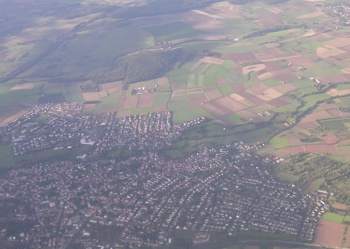
%> input picture p3/campo.ppm, 350 x 249 px
$ octave Ejercicio3.m   (GNU Octave 9; MATLAB toolbox functions it lacks are replaced by stand-ins)
%> lines starting %> are read from the running program, lines starting %| are printed output that depends on the picture
% Usa imadjust para aplicar la siguiente funci髇 de transferencia a la imagen campo.ppm:

A=imread('campo.ppm');
%> A is the input picture: size 249x350x3 uint8; mean R, G, B 139.5, 137.1, 148.1
A2 = imadjust(A, [110/255 190/255], [], 0.75);
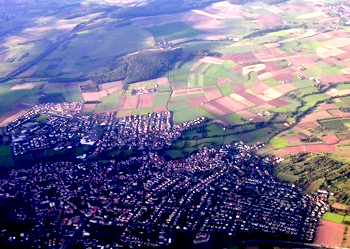
%> A2: size 249x350x3 uint8; mean R, G, B 112.8, 107.5, 140.4
figure, subplot(2,4,1),imshow(A), subplot(2,4,2),imhist(A(:,:,1)),title('Rojo'), subplot(2,4,3),imhist(A(:,:,2)),title('Verde'),subplot(2,4,4),imhist(A(:,:,3)),title('Azul');
subplot(2,4,5),imshow(A2), subplot(2,4,6),imhist(A2(:,:,1)), subplot(2,4,7),imhist(A2(:,:,2)),subplot(2,4,8),imhist(A2(:,:,3));
%> after `imhist(A2(:,:,3))`:
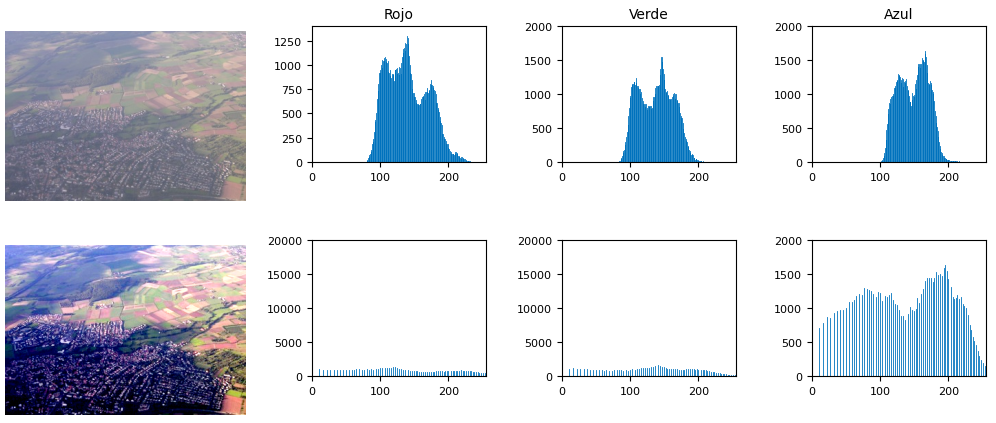
%> figure redrawn from the program's plot data, 8 panels
